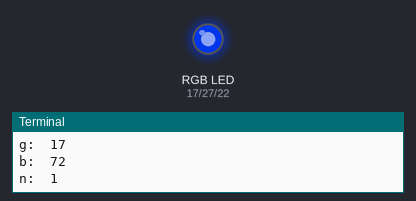
Bench run of a program on a simulated Raspberry Pi (BCM pin numbers). Parts: an RGB LED mixed from three pins (HIGH = lit), the last lines printed to the terminal. Dim RGB values are drawn brighter than linear; random numbers come from a fixed seed.

Above: at 0.05 s.
At 5.07 s:
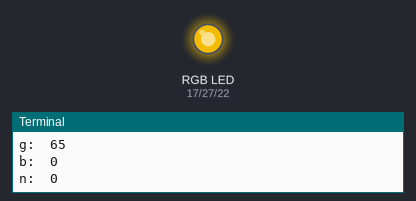
At 10.0 s:
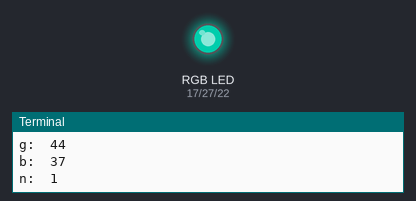
At 19.95 s:
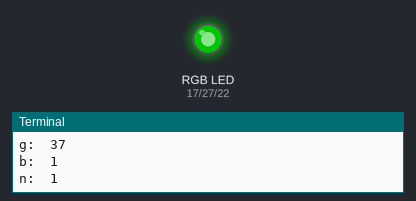
At 29.9 s:
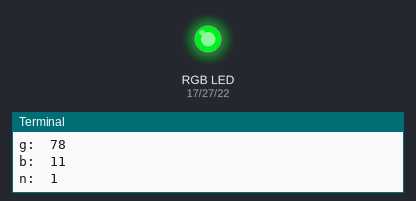
At 39.85 s:
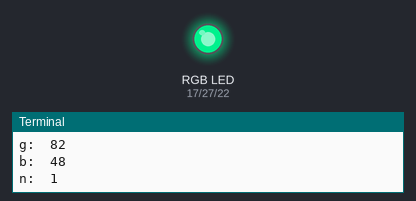
Timing chart, 0 to 40.0 s (numbered marks = the images above):
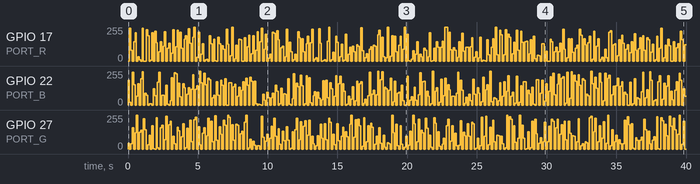

Measured:
- by itself, GPIO 27 (PORT_G): 0/255 → 43/255 at 0.00 s, → 0/255 0.10 s later, → 38/255 0.10 s later, → 161/255 0.10 s later, … (398 changes in this stretch)
- by itself, GPIO 17 (PORT_R): 0/255 → 247/255 at 0.10 s, → 82/255 0.10 s later, → 0/255 0.10 s later, → 145/255 0.10 s later, … (393 changes in this stretch)

The program:

fullcolor_led_pwm_2.py
```python
import RPi.GPIO as GPIO
import time, sys
import random

PORT_R = 17
PORT_G = 27
PORT_B = 22

GPIO.setmode(GPIO.BCM)
ports = [PORT_R, PORT_G, PORT_B]
for port in ports:
  GPIO.setup(port, GPIO.OUT)

pwm_r = GPIO.PWM(PORT_R, 100000)
pwm_g = GPIO.PWM(PORT_G, 100000)
pwm_b = GPIO.PWM(PORT_B, 100000)

pwm_r.start(0)
pwm_g.start(0)
pwm_b.start(0)

def set_color(r, g, b):
  pwm_r.ChangeDutyCycle(r)
  pwm_g.ChangeDutyCycle(g)
  pwm_b.ChangeDutyCycle(b)

n = r = g = b = 0
try:
  while True:
    r = random.randint(0,100) if n % 3 != 0 else 0
    g = random.randint(0,100) if n % 3 != 1 else 0
    b = random.randint(0,100) if n % 3 != 2 else 0
    n = n + 1 if n < 2 else 0
    print("r: ",r)
    print("g: ",g)
    print("b: ",b)
    print("n: ",n)
    set_color(r, g, b)
    time.sleep(0.1)
except KeyboardInterrupt:
  pass
GPIO.cleanup()
```
